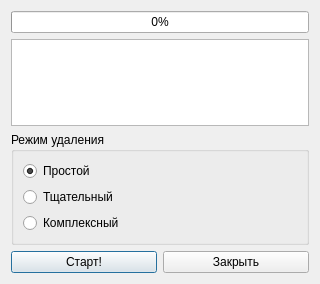
<?xml version="1.0" encoding="UTF-8"?>
<ui version="4.0">
 <class>FileDialog</class>
 <widget class="QDialog" name="FileDialog">
  <property name="geometry">
   <rect>
    <x>0</x>
    <y>0</y>
    <width>320</width>
    <height>284</height>
   </rect>
  </property>
  <property name="cursor">
   <cursorShape>ArrowCursor</cursorShape>
  </property>
  <property name="contextMenuPolicy">
   <enum>Qt::NoContextMenu</enum>
  </property>
  <property name="windowTitle">
   <string>Удаление файла</string>
  </property>
  <layout class="QGridLayout" name="gridLayout">
   <item row="0" column="0">
    <layout class="QVBoxLayout" name="verticalLayout_2">
     <item>
      <widget class="QProgressBar" name="progressBar">
       <property name="value">
        <number>0</number>
       </property>
      </widget>
     </item>
     <item>
      <widget class="QTextEdit" name="textEdit">
       <property name="undoRedoEnabled">
        <bool>false</bool>
       </property>
       <property name="textInteractionFlags">
        <set>Qt::NoTextInteraction</set>
       </property>
      </widget>
     </item>
     <item>
      <widget class="QGroupBox" name="groupBox">
       <property name="title">
        <string>Режим удаления</string>
       </property>
       <layout class="QVBoxLayout" name="verticalLayout">
        <item>
         <widget class="QRadioButton" name="radioButtonSimple">
          <property name="text">
           <string>Простой</string>
          </property>
          <property name="checked">
           <bool>true</bool>
          </property>
         </widget>
        </item>
        <item>
         <widget class="QRadioButton" name="radioButtonMedium">
          <property name="text">
           <string>Тщательный</string>
          </property>
         </widget>
        </item>
        <item>
         <widget class="QRadioButton" name="radioButtonComplex">
          <property name="enabled">
           <bool>true</bool>
          </property>
          <property name="text">
           <string>Комплексный</string>
          </property>
         </widget>
        </item>
       </layout>
      </widget>
     </item>
     <item>
      <layout class="QHBoxLayout" name="horizontalLayout">
       <item>
        <widget class="QPushButton" name="pushButtonStart">
         <property name="toolTip">
          <string>&lt;html&gt;&lt;head/&gt;&lt;body&gt;&lt;p&gt;Старт!&lt;/p&gt;&lt;/body&gt;&lt;/html&gt;</string>
         </property>
         <property name="text">
          <string>Старт!</string>
         </property>
        </widget>
       </item>
       <item>
        <widget class="QPushButton" name="pushButtonClose">
         <property name="text">
          <string>Закрыть</string>
         </property>
        </widget>
       </item>
      </layout>
     </item>
    </layout>
   </item>
  </layout>
 </widget>
 <resources/>
 <connections/>
</ui>
